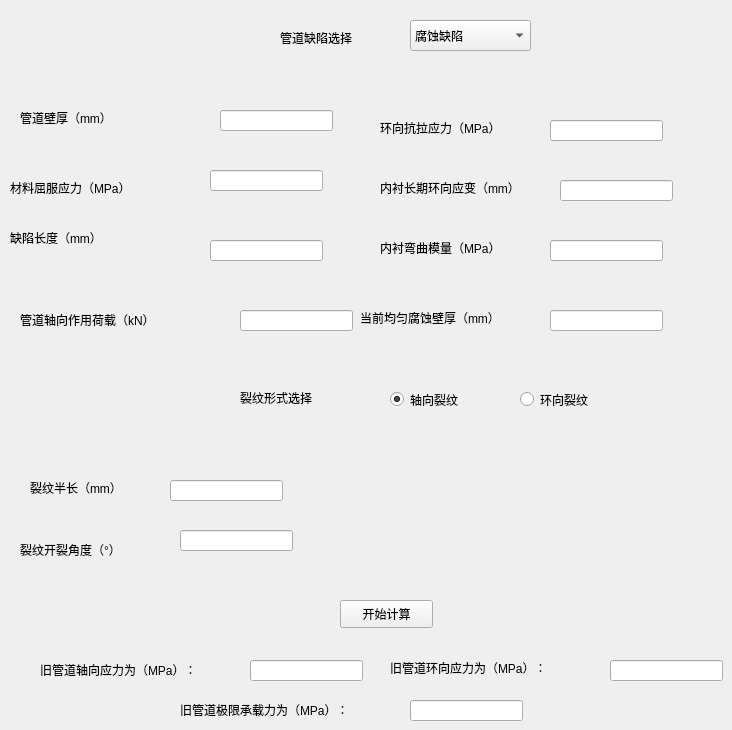
   <widget class="QWidget" name="tab_5">
    <attribute name="title">
     <string>旧管道剩余强度计算</string>
    </attribute>
    <widget class="QLabel" name="label_31">
     <property name="geometry">
      <rect>
       <x>360</x>
       <y>310</y>
       <width>201</width>
       <height>16</height>
      </rect>
     </property>
     <property name="text">
      <string>当前均匀腐蚀壁厚（mm）</string>
     </property>
    </widget>
    <widget class="QLabel" name="label_32">
     <property name="geometry">
      <rect>
       <x>20</x>
       <y>310</y>
       <width>201</width>
       <height>20</height>
      </rect>
     </property>
     <property name="text">
      <string>管道轴向作用荷载（kN）</string>
     </property>
    </widget>
    <widget class="QLabel" name="label_33">
     <property name="geometry">
      <rect>
       <x>380</x>
       <y>120</y>
       <width>201</width>
       <height>16</height>
      </rect>
     </property>
     <property name="text">
      <string>环向抗拉应力（MPa）</string>
     </property>
    </widget>
    <widget class="QLabel" name="label_35">
     <property name="geometry">
      <rect>
       <x>20</x>
       <y>110</y>
       <width>201</width>
       <height>16</height>
      </rect>
     </property>
     <property name="text">
      <string>管道壁厚（mm）</string>
     </property>
    </widget>
    <widget class="QLabel" name="label_36">
     <property name="geometry">
      <rect>
       <x>10</x>
       <y>180</y>
       <width>201</width>
       <height>16</height>
      </rect>
     </property>
     <property name="text">
      <string>材料屈服应力（MPa）</string>
     </property>
    </widget>
    <widget class="QLabel" name="label_37">
     <property name="geometry">
      <rect>
       <x>10</x>
       <y>230</y>
       <width>201</width>
       <height>16</height>
      </rect>
     </property>
     <property name="text">
      <string>缺陷长度（mm）</string>
     </property>
    </widget>
    <widget class="QLineEdit" name="lineEdit_11">
     <property name="geometry">
      <rect>
       <x>550</x>
       <y>310</y>
       <width>113</width>
       <height>21</height>
      </rect>
     </property>
    </widget>
    <widget class="QLineEdit" name="lineEdit_12">
     <property name="geometry">
      <rect>
       <x>220</x>
       <y>110</y>
       <width>113</width>
       <height>21</height>
      </rect>
     </property>
    </widget>
    <widget class="QLineEdit" name="lineEdit_14">
     <property name="geometry">
      <rect>
       <x>210</x>
       <y>170</y>
       <width>113</width>
       <height>21</height>
      </rect>
     </property>
    </widget>
    <widget class="QLineEdit" name="lineEdit_27">
     <property name="geometry">
      <rect>
       <x>560</x>
       <y>180</y>
       <width>113</width>
       <height>21</height>
      </rect>
     </property>
    </widget>
    <widget class="QLineEdit" name="lineEdit_28">
     <property name="geometry">
      <rect>
       <x>550</x>
       <y>120</y>
       <width>113</width>
       <height>21</height>
      </rect>
     </property>
    </widget>
    <widget class="QLineEdit" name="lineEdit_29">
     <property name="geometry">
      <rect>
       <x>210</x>
       <y>240</y>
       <width>113</width>
       <height>21</height>
      </rect>
     </property>
    </widget>
    <widget class="QPushButton" name="pushButton_3">
     <property name="geometry">
      <rect>
       <x>340</x>
       <y>600</y>
       <width>93</width>
       <height>28</height>
      </rect>
     </property>
     <property name="text">
      <string>开始计算</string>
     </property>
    </widget>
    <widget class="QLabel" name="label_41">
     <property name="geometry">
      <rect>
       <x>280</x>
       <y>30</y>
       <width>101</width>
       <height>16</height>
      </rect>
     </property>
     <property name="text">
      <string>管道缺陷选择</string>
     </property>
    </widget>
    <widget class="QComboBox" name="comboBox_3">
     <property name="geometry">
      <rect>
       <x>410</x>
       <y>20</y>
       <width>121</width>
       <height>31</height>
      </rect>
     </property>
     <item>
      <property name="text">
       <string>腐蚀缺陷</string>
      </property>
     </item>
     <item>
      <property name="text">
       <string>裂纹缺陷</string>
      </property>
     </item>
    </widget>
    <widget class="QLabel" name="label_43">
     <property name="geometry">
      <rect>
       <x>30</x>
       <y>480</y>
       <width>101</width>
       <height>16</height>
      </rect>
     </property>
     <property name="text">
      <string>裂纹半长（mm）</string>
     </property>
    </widget>
    <widget class="QLabel" name="label_44">
     <property name="geometry">
      <rect>
       <x>20</x>
       <y>540</y>
       <width>151</width>
       <height>20</height>
      </rect>
     </property>
     <property name="text">
      <string>裂纹开裂角度（°）</string>
     </property>
    </widget>
    <widget class="QLineEdit" name="lineEdit_31">
     <property name="geometry">
      <rect>
       <x>170</x>
       <y>480</y>
       <width>113</width>
       <height>21</height>
      </rect>
     </property>
    </widget>
    <widget class="QLineEdit" name="lineEdit_32">
     <property name="geometry">
      <rect>
       <x>180</x>
       <y>530</y>
       <width>113</width>
       <height>21</height>
      </rect>
     </property>
    </widget>
    <widget class="QRadioButton" name="radioButton_7">
     <property name="geometry">
      <rect>
       <x>390</x>
       <y>390</y>
       <width>115</width>
       <height>19</height>
      </rect>
     </property>
     <property name="text">
      <string>轴向裂纹</string>
     </property>
     <property name="checked">
      <bool>true</bool>
     </property>
     <attribute name="buttonGroup">
      <string notr="true">buttonGroup_2</string>
     </attribute>
    </widget>
    <widget class="QRadioButton" name="radioButton_8">
     <property name="geometry">
      <rect>
       <x>520</x>
       <y>390</y>
       <width>115</width>
       <height>19</height>
      </rect>
     </property>
     <property name="text">
      <string>环向裂纹</string>
     </property>
     <attribute name="buttonGroup">
      <string notr="true">buttonGroup_2</string>
     </attribute>
    </widget>
    <widget class="QLabel" name="label_38">
     <property name="geometry">
      <rect>
       <x>240</x>
       <y>390</y>
       <width>101</width>
       <height>16</height>
      </rect>
     </property>
     <property name="text">
      <string>裂纹形式选择</string>
     </property>
    </widget>
    <widget class="QLabel" name="label_45">
     <property name="geometry">
      <rect>
       <x>380</x>
       <y>240</y>
       <width>151</width>
       <height>16</height>
      </rect>
     </property>
     <property name="text">
      <string>内衬弯曲模量（MPa）</string>
     </property>
    </widget>
    <widget class="QLineEdit" name="lineEdit_36">
     <property name="geometry">
      <rect>
       <x>550</x>
       <y>240</y>
       <width>113</width>
       <height>21</height>
      </rect>
     </property>
    </widget>
    <widget class="QLabel" name="label">
     <property name="geometry">
      <rect>
       <x>380</x>
       <y>180</y>
       <width>181</width>
       <height>16</height>
      </rect>
     </property>
     <property name="text">
      <string>内衬长期环向应变（mm）</string>
     </property>
    </widget>
    <widget class="QLineEdit" name="lineEdit_33">
     <property name="geometry">
      <rect>
       <x>240</x>
       <y>310</y>
       <width>113</width>
       <height>21</height>
      </rect>
     </property>
    </widget>
    <widget class="QLabel" name="label_34">
     <property name="geometry">
      <rect>
       <x>40</x>
       <y>660</y>
       <width>201</width>
       <height>20</height>
      </rect>
     </property>
     <property name="text">
      <string>旧管道轴向应力为（MPa）：</string>
     </property>
    </widget>
    <widget class="QLabel" name="label_46">
     <property name="geometry">
      <rect>
       <x>390</x>
       <y>660</y>
       <width>211</width>
       <height>16</height>
      </rect>
     </property>
     <property name="text">
      <string>旧管道环向应力为（MPa）：</string>
     </property>
    </widget>
    <widget class="QLineEdit" name="lineEdit_26">
     <property name="geometry">
      <rect>
       <x>250</x>
       <y>660</y>
       <width>113</width>
       <height>21</height>
      </rect>
     </property>
     <property name="readOnly">
      <bool>true</bool>
     </property>
    </widget>
    <widget class="QLineEdit" name="lineEdit_30">
     <property name="geometry">
      <rect>
       <x>610</x>
       <y>660</y>
       <width>113</width>
       <height>21</height>
      </rect>
     </property>
     <property name="readOnly">
      <bool>true</bool>
     </property>
    </widget>
    <widget class="QLabel" name="label_42">
     <property name="geometry">
      <rect>
       <x>180</x>
       <y>700</y>
       <width>211</width>
       <height>20</height>
      </rect>
     </property>
     <property name="text">
      <string>旧管道极限承载力为（MPa）：</string>
     </property>
    </widget>
    <widget class="QLineEdit" name="lineEdit_39">
     <property name="geometry">
      <rect>
       <x>410</x>
       <y>700</y>
       <width>113</width>
       <height>21</height>
      </rect>
     </property>
     <property name="readOnly">
      <bool>true</bool>
     </property>
    </widget>
   </widget>
